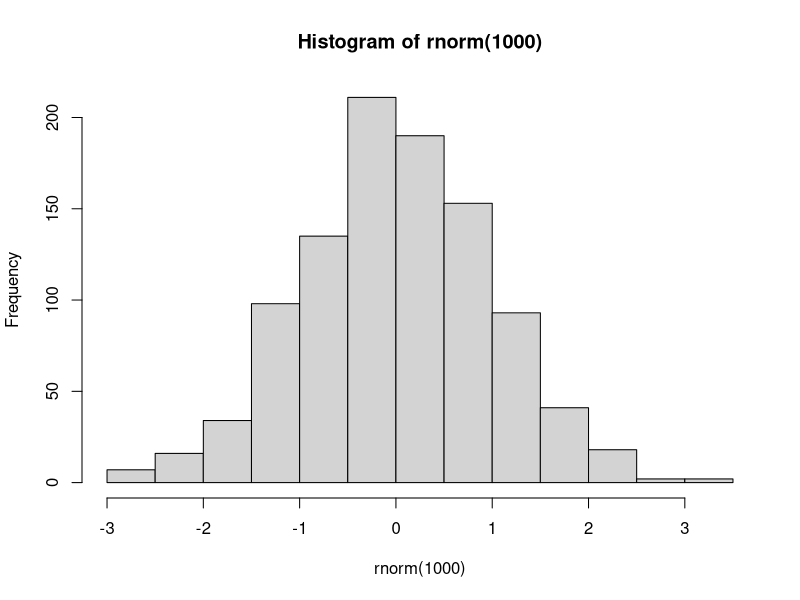

This chart was generated by the following R code:
## ---- chunk 1
#| label: fig-histograma
#| fig-cap: "Histograma"

hist(rnorm(1000))
